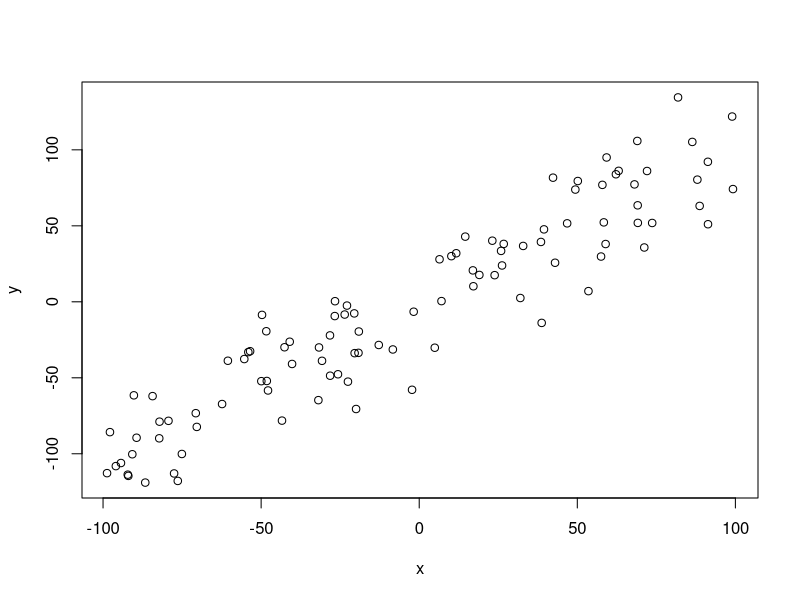
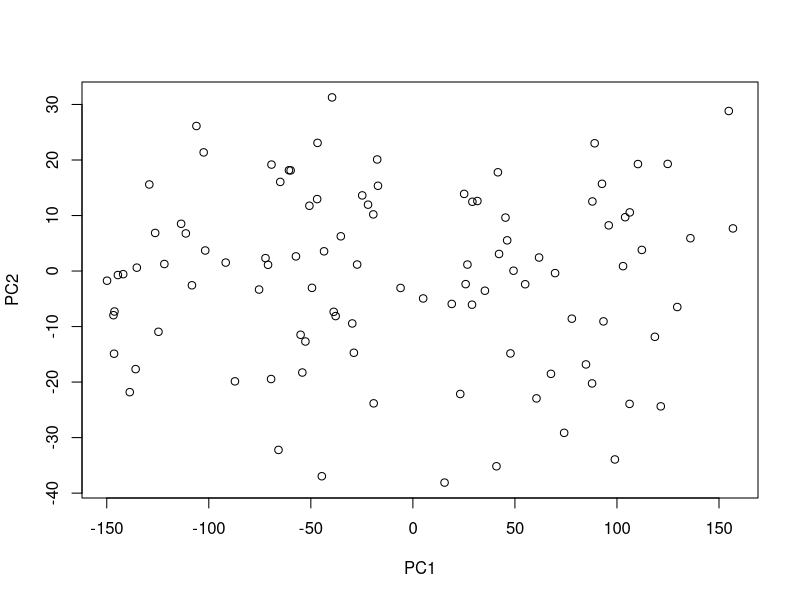
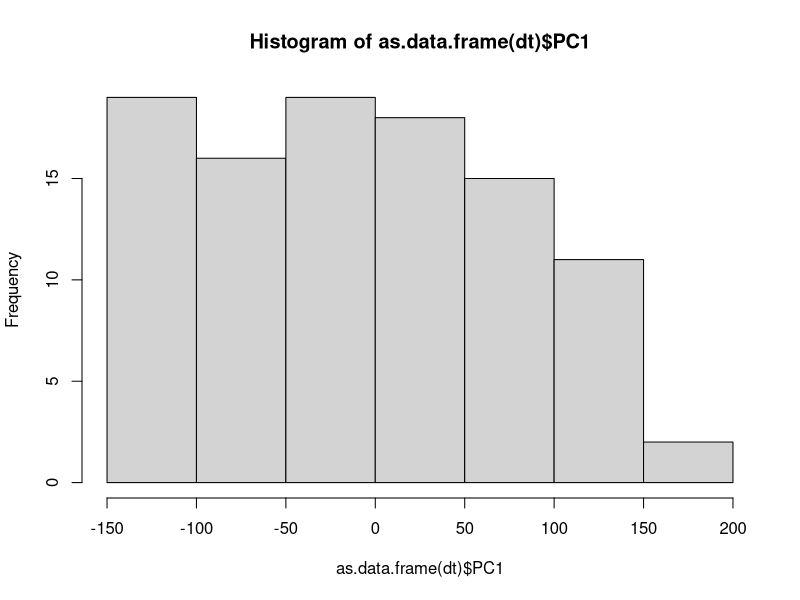
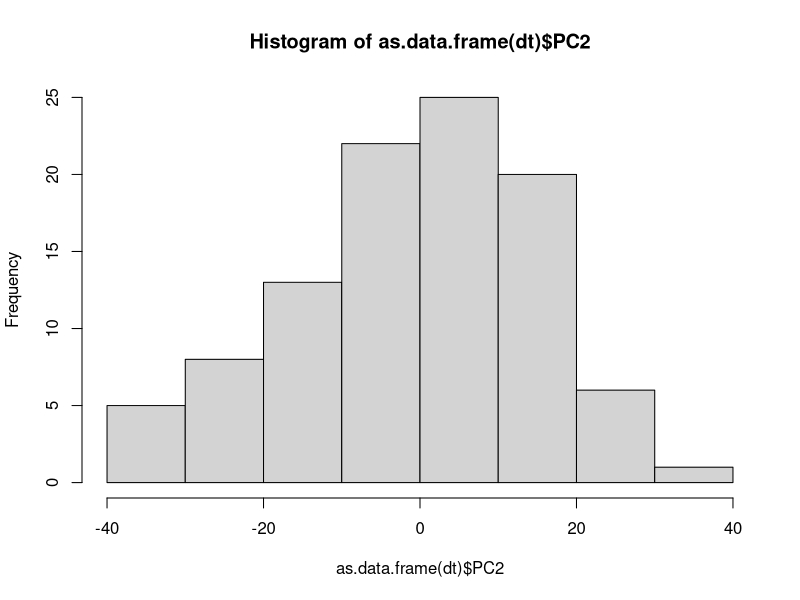

Here is the R script that generated these plots, in order:
## ---- chunk 1
knitr::opts_chunk$set(echo = TRUE)

#Cosine Similarity
cos.sim <- function(A,B) 
{
  return( sum(A*B)/sqrt(sum(A^2)*sum(B^2)) )
}   
## ---- chunk 2
#noisy x=y
x = runif(n = 100,min=-100,max=100)
y = x + rnorm(n=100,mean=0,sd=20)

d <- data.frame(x=x,y=y)
#ver primeros puntos
head(d)
plot(d)
## ---- chunk 3
pca <- prcomp(d,center = F,scale. = F)
summary(pca)
pca$rotation
dt <- pca$x #d transformado
head(dt)
plot(dt)
## ---- chunk 4
a <- d[2,] #escogemos un vector en el espacio original
s<-apply(d,1,function(x) cos.sim(a,x)) #calculamos los angulos respecto a todos
at <- dt[2,] #escogemos el mismo punto en el espacio transformado
st<-apply(dt,1,function(x) cos.sim(at,x)) #calculamos los angulos
## ---- chunk 5
head(data.frame(s=s,st=st))
## ---- chunk 6
head(data.frame(s=order(s,decreasing = T),st=order(st,decreasing = T)))
## ---- chunk 7
magd <- sqrt(rowSums(d*d))
magdt <- sqrt(rowSums(dt*dt))

head(data.frame(magd=magd,magdt=magdt))
## ---- chunk 8
hist(as.data.frame(dt)$PC1)
hist(as.data.frame(dt)$PC2)
